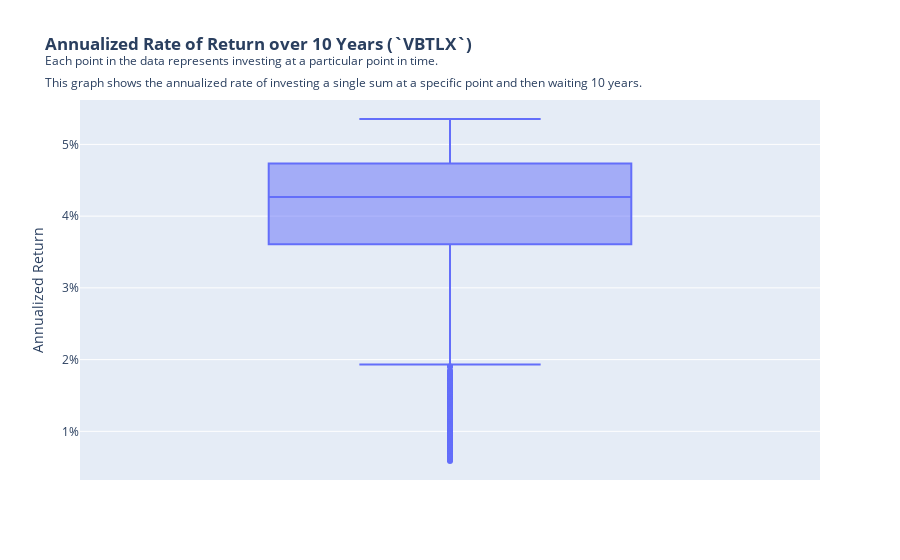

Notebook code for this chart:
### Code cell
fig = px.box(
    data_frame=prices_after_10_years,
    y='Annualized Return',
    title=create_title(
        title=f"Annualized Rate of Return over 10 Years (`{symbol}`)",
        subtitle="Each point in the data represents investing at a particular point in time.<br>" \
            "This graph shows the annualized rate of investing a single sum at a specific " \
            "point and then waiting 10 years."
    ),
)
fig.layout.yaxis.tickformat = ',.0%'
fig.show()

### Figure 1 — Plotly figure (JSON) as saved in the notebook; plotly's stock layout.template omitted (floating-point values rounded to 4 significant figures; data arrays with more than 128 entries replaced by an {"elided": "..."} marker saying what was removed)
{"data": [{"alignmentgroup": "True", "hovertemplate": "Annualized Return=%{y}<extra></extra>", "legendgroup": "", "marker": {"color": "#636efa"}, "name": "", "notched": false, "offsetgroup": "", "orientation": "v", "showlegend": false, "type": "box", "x0": " ", "xaxis": "x", "y": {"elided": "5321 float values"}, "y0": " ", "yaxis": "y"}], "layout": {"boxmode": "group", "legend": {"tracegroupgap": 0}, "title": {"text": "<b>Annualized Rate of Return over 10 Years (`VBTLX`)</b><br><sup>Each point in the data represents investing at a particular point in time.<br>This graph shows the annualized rate of investing a single sum at a specific point and then waiting 10 years.</sup>"}, "xaxis": {"anchor": "y", "domain": [0, 1]}, "yaxis": {"anchor": "x", "domain": [0, 1], "tickformat": ",.0%", "title": {"text": "Annualized Return"}}}}
